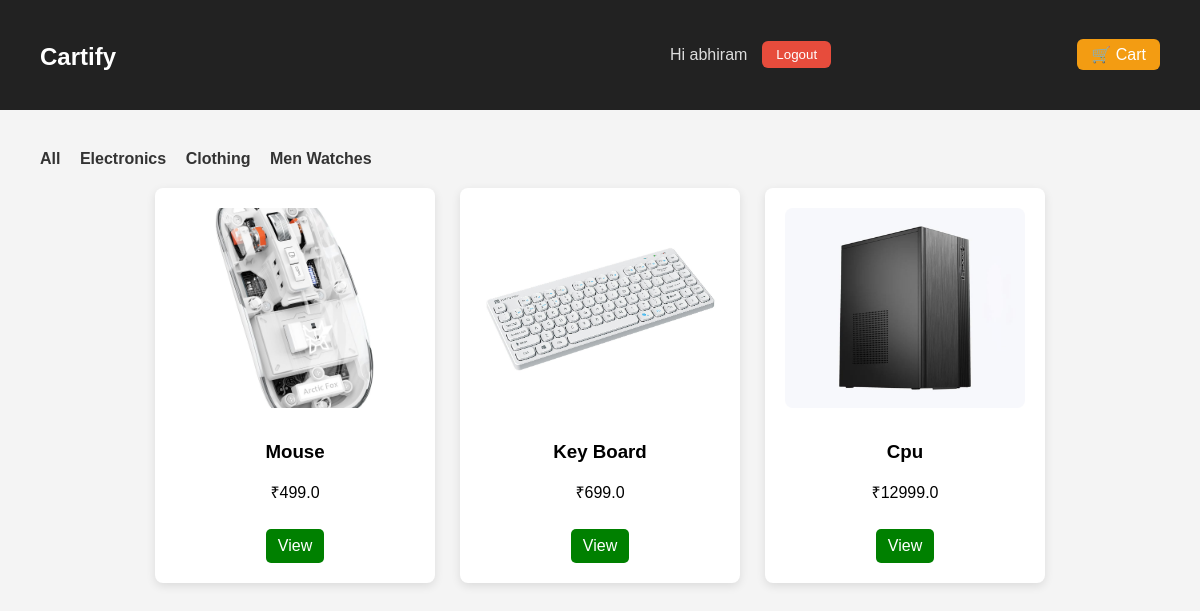
The page /?category=1 (signed in) on the database its author committed.
### Shop/models.py (models this page shows, shortened)
class Category(models.Model):
    name = models.CharField(max_length=200)

class Product(models.Model):
    category = models.ForeignKey(Category, on_delete=models.SET_NULL, null=True, blank=True)
    name = models.CharField(max_length=200)
    price = models.FloatField()
    description = models.TextField()
    image = models.ImageField(upload_to='products/', blank=True, null=True)

### Shop/views.py (the view)
# urls.py: path('', views.home, name='home'),
def home(request):
    category_id = request.GET.get('category')
    if category_id:
        products = Product.objects.filter(category_id=category_id)
    else:
        products = Product.objects.all()
    categories = Category.objects.all()
    return render(request, 'index.html', {
        'products': products,
        'categories': categories
    })

### Shop/templates/index.html
{% extends 'base.html' %}
{% block content %}
<div class="categories">
    <a href="/">All</a>
    {% for category in categories %}
        <a href="/?category={{ category.id }}">{{ category.name }}</a>
    {% endfor %}
</div>
<div class="products">
    {% for product in products %}
        <div class="product">
            {% if product.image %}
                <img src="{{ product.image.url }}" class="product-img">
            {% endif %}
            <h3>{{ product.name }}</h3>
            <p class="price">₹{{ product.price }}</p>
            <a href="{% url 'product_detail' product.id %}" class="btn">View</a>
        </div>
    {% endfor %}
</div>
{% endblock %}

### Shop/templates/base.html (shortened to what this page needs)
{% load static %}
<!DOCTYPE html>
<html>
<head>
    <link rel="stylesheet" href="{% static 'style.css' %}?v=5">
</head>
<body>
<header>
    <h1 class="logo">
        <a href="{% url 'home' %}">Cartify</a>
    </h1>
    <div class="nav-links">
        {% if user.is_authenticated %}
            <span class="welcome">Hi {{ user.username }}</span>
            <form action="{% url 'logout' %}" method="post" style="display:inline;">
                <button type="submit" class="nav-btn logout">Logout</button>
            </form>
        {% else %}
            <a href="{% url 'login' %}" class="nav-btn">Login</a>
            <a href="{% url 'register' %}" class="nav-btn register">Register</a>
        {% endif %}
        <a href="{% url 'cart' %}" class="cart-btn">
            🛒 Cart
        </a>
    </div>
</header>
<div class="container">
    {% block content %}
    {% endblock %}
</div>
</body>
</html>

### static/style.css (style rules this page uses)
body { font-family: Arial, sans-serif; margin: 0; background: #f4f4f4; }
header { background: #333; color: white; padding: 15px 40px; display: flex; justify-content: space-between; align-items: center; }
header a { color: white; text-decoration: none; }
.container { padding: 40px; }
.products { display: grid; grid-template-columns: repeat(auto-fit, minmax(250px, 280px)); gap: 25px; justify-content: center; }
.product { background: white; padding: 20px; border-radius: 8px; box-shadow: 0 3px 10px rgba(0,0,0,0.1); text-align: center; }
.product-img { width: 100%; height: 200px; object-fit: cover; border-radius: 8px; margin-bottom: 10px; }
.btn { background: green; color: white; padding: 8px 12px; text-decoration: none; display: inline-block; margin-top: 10px; border-radius: 5px; }
form { width: 300px; }
.categories { margin-bottom: 20px; }
.categories a { margin-right: 15px; text-decoration: none; font-weight: bold; color: #333; }
header { background: #222; padding: 15px 40px; display: flex; justify-content: space-between; align-items: center; }
.logo a { color: white; text-decoration: none; font-size: 24px; font-weight: bold; }
.nav-links { display: flex; align-items: center; gap: 15px; }
.welcome { color: #ddd; font-weight: 500; }
.nav-btn { background: #444; color: white; padding: 6px 14px; border-radius: 6px; text-decoration: none; font-weight: 500; transition: 0.3s ease; border: none; cursor: pointer; }
.logout { background: #e74c3c; }
.cart-btn { background: #f39c12; color: white; padding: 6px 14px; border-radius: 6px; text-decoration: none; font-weight: 500; transition: 0.3s ease; }

### rows shown on the page
Category: name "Electronics"
Category: name "Clothing"
Category: name "Men Watches"
Product: image (picture), name "Mouse", price "499.0"
Product: image (picture), name "Key Board", price "699.0"
Product: image (picture), name "Cpu", price "12999.0"

### other values the page prints
{{ user.username }} "abhiram"
